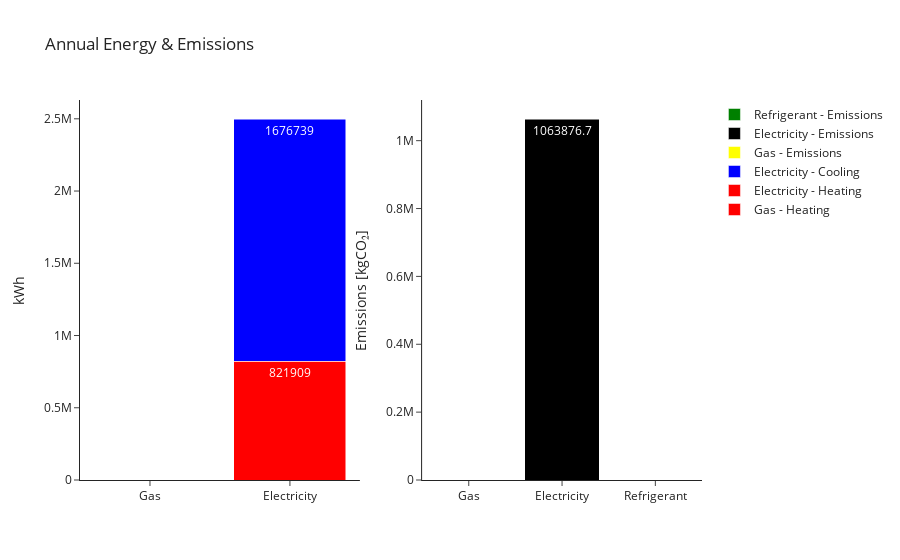

Source (notebook cell):
### Code cell
from src.visuals import plot_energy_and_emissions

df = source_energy.copy()

plot_energy_and_emissions(df)

### Figure 1 — Plotly figure (JSON) as saved in the notebook; plotly's stock layout.template omitted (floating-point values rounded to 4 significant figures)
{"data": [{"marker": {"color": "red"}, "name": "Gas - Heating", "text": ["0"], "textposition": "inside", "type": "bar", "x": ["Gas"], "xaxis": "x", "y": [0], "yaxis": "y"}, {"marker": {"color": "red"}, "name": "Electricity - Heating", "text": ["821909"], "textposition": "inside", "type": "bar", "x": ["Electricity"], "xaxis": "x", "y": [821900.0], "yaxis": "y"}, {"marker": {"color": "blue"}, "name": "Electricity - Cooling", "text": ["1676739"], "textposition": "inside", "type": "bar", "x": ["Electricity"], "xaxis": "x", "y": [1677000.0], "yaxis": "y"}, {"marker": {"color": "yellow"}, "name": "Gas - Emissions", "text": ["0.0"], "textposition": "inside", "type": "bar", "x": ["Gas"], "xaxis": "x2", "y": [0], "yaxis": "y2"}, {"marker": {"color": "black"}, "name": "Electricity - Emissions", "text": ["1063876.7"], "textposition": "inside", "type": "bar", "x": ["Electricity"], "xaxis": "x2", "y": [1064000.0], "yaxis": "y2"}, {"marker": {"color": "green"}, "name": "Refrigerant - Emissions", "text": ["0.0"], "textposition": "inside", "type": "bar", "x": ["Refrigerant"], "xaxis": "x2", "y": [0], "yaxis": "y2"}], "layout": {"barmode": "stack", "showlegend": true, "title": {"text": "Annual Energy & Emissions"}, "xaxis": {"anchor": "y", "domain": [0, 0.45]}, "xaxis2": {"anchor": "y2", "domain": [0.55, 1]}, "yaxis": {"anchor": "x", "domain": [0, 1], "title": {"text": "kWh"}}, "yaxis2": {"anchor": "x2", "domain": [0, 1], "title": {"text": "Emissions [kgCO₂]"}}}}
